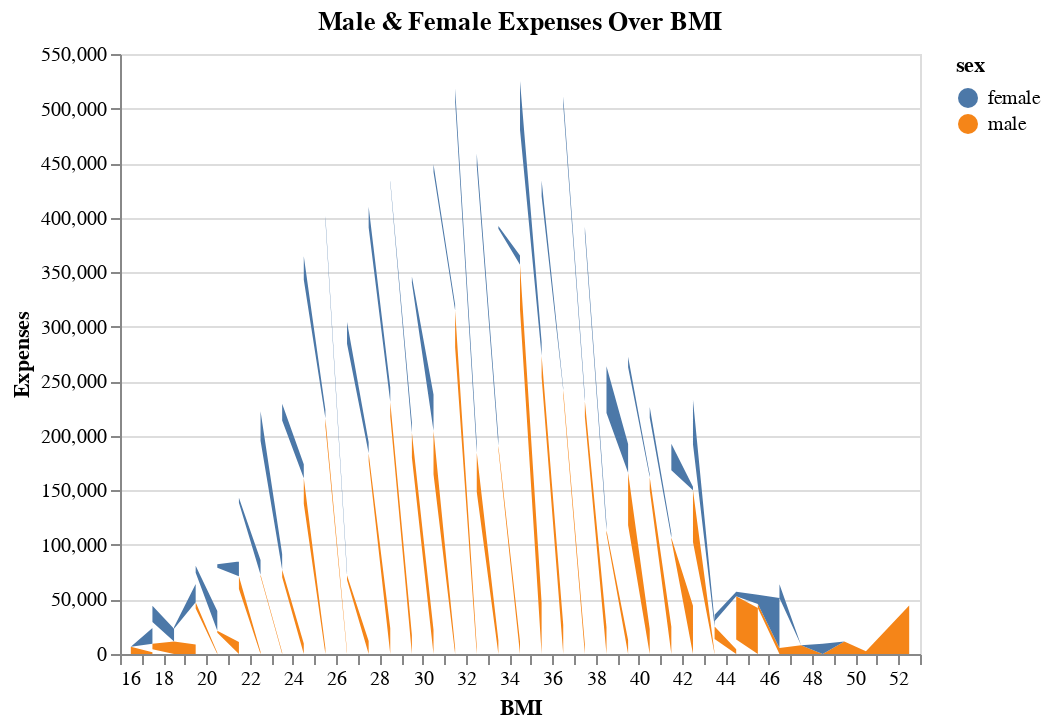

Here is the notebook cell this chart was saved with:
### Markdown cell above
**Let's see how the spending for medical treatments changes regarding to the BMI of a person**

We expect expenditures to be higher for people who have very high BMI.

### Code cell
training_df = X_train
training_df['charges'] = y_train


alt.Chart(training_df.groupby(['bmi','sex']).mean().reset_index()).mark_area().encode(
    alt.X('bmi:Q', title = 'BMI', bin=alt.Bin(maxbins=60)),
    alt.Y('charges:Q', title = 'Expenses'),
    alt.Color('sex:N')
).properties(title='Male & Female Expenses Over BMI')

### Figure 1 — Vega-Lite specification as saved in the notebook (floating-point values rounded to 4 significant figures; data arrays with more than 128 entries replaced by an {"elided": "..."} marker saying what was removed)
{"$schema": "https://vega.github.io/schema/vega-lite/v3.4.0.json", "config": {"mark": {"tooltip": null}, "view": {"height": 300, "width": 400}}, "data": {"name": "data-5d2464206649db38142765a9a32f50b9"}, "datasets": {"data-5d2464206649db38142765a9a32f50b9": {"elided": "637 records"}}, "encoding": {"color": {"field": "sex", "type": "nominal"}, "x": {"bin": {"maxbins": 60}, "field": "bmi", "title": "BMI", "type": "quantitative"}, "y": {"field": "charges", "title": "Expenses", "type": "quantitative"}}, "mark": "area", "title": "Male & Female Expenses Over BMI"}
